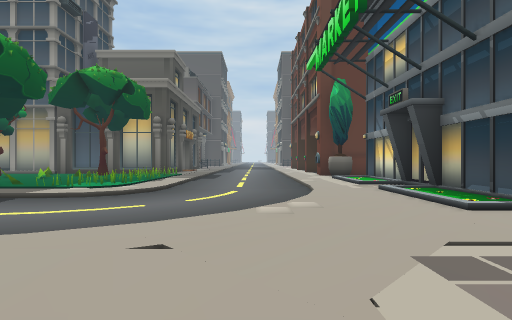
view 1 (above)

18 first-person views from a walk through a Unity game level. The camera is 1.4 m above the floor, looks level and sees 80° across. The floor is counted in squares, 2 m on a side. Each view is taken from the middle of a square. On the plan, view 1 faces up. The plan holds only what a view shows up to about 10 squares ahead; the rest is blank. The place goes on beyond the plan. The player is left out. Some surface patterns are stand-ins.

view 2
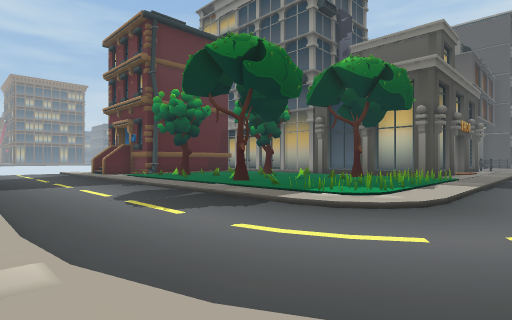

view 3
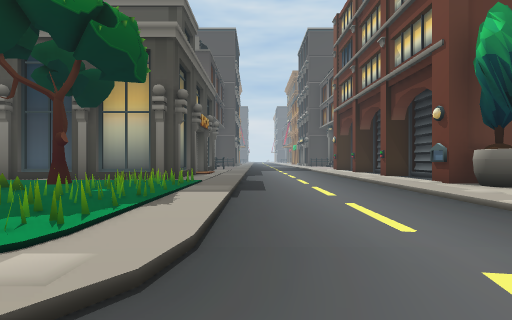

view 4
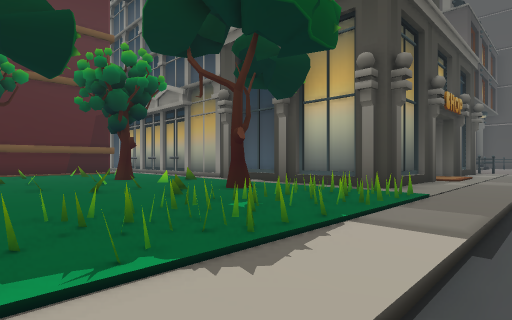

view 5
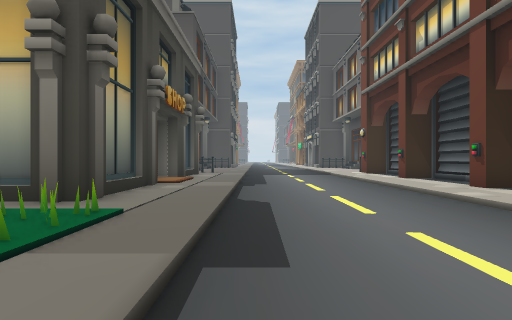

view 6
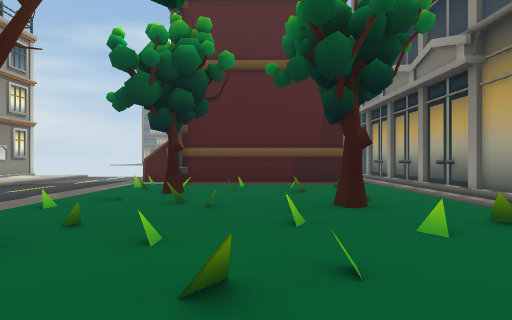

view 7
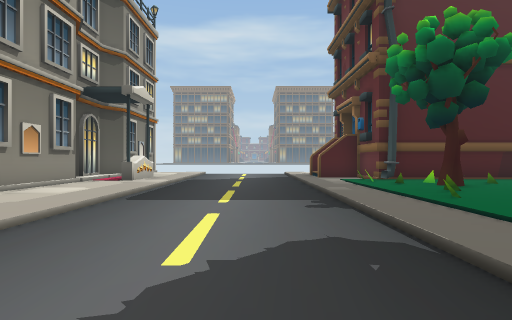

view 8
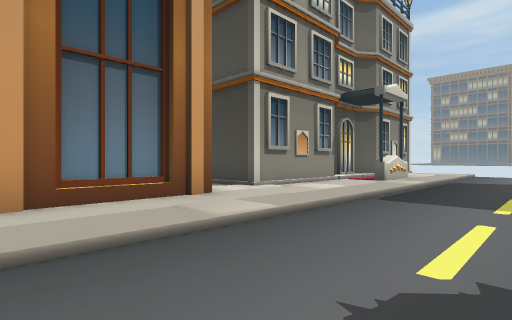

view 9
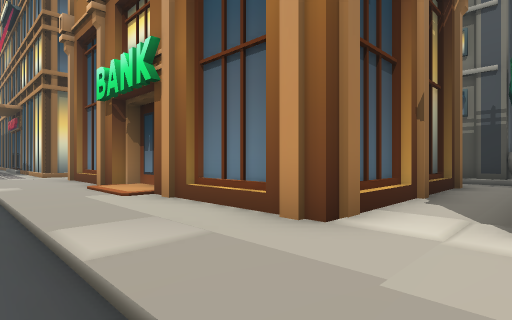

view 10
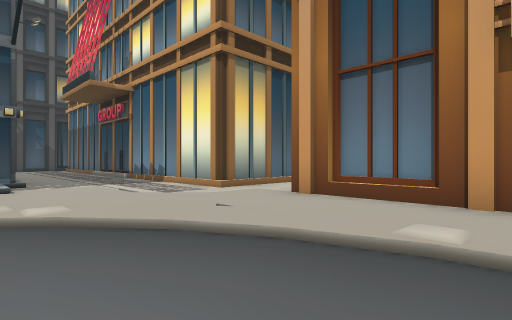

view 11
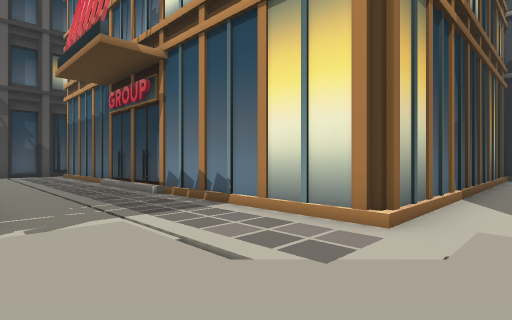

view 12
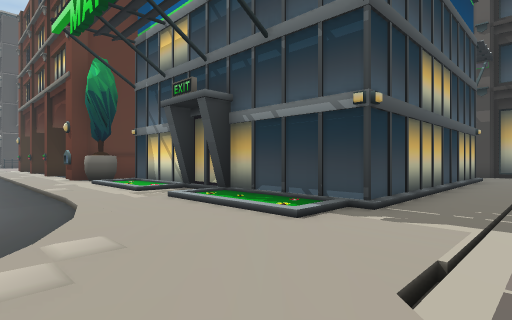

view 13
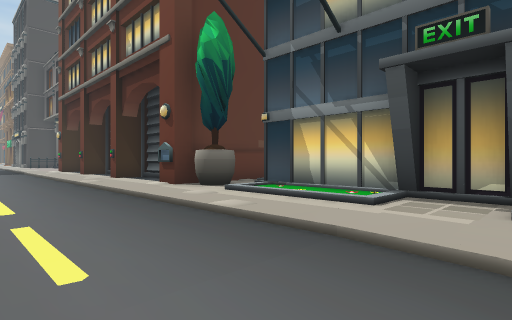

view 14
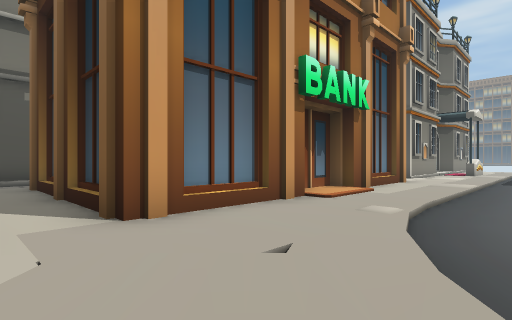

view 15
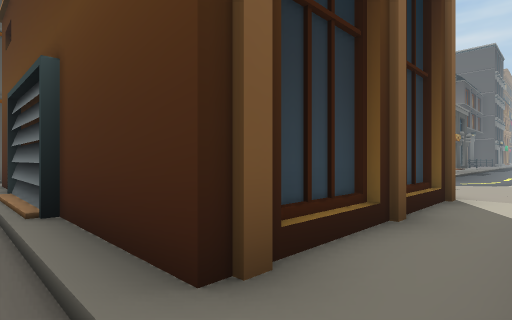

view 16
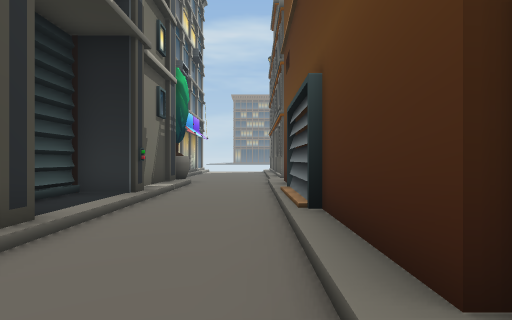

view 17
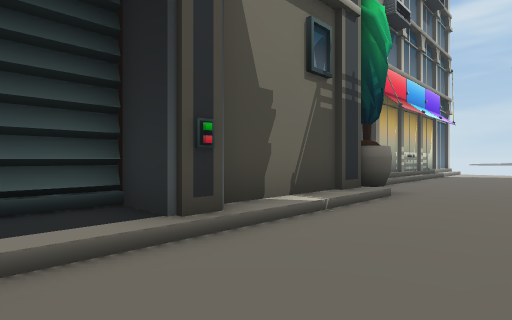

view 18
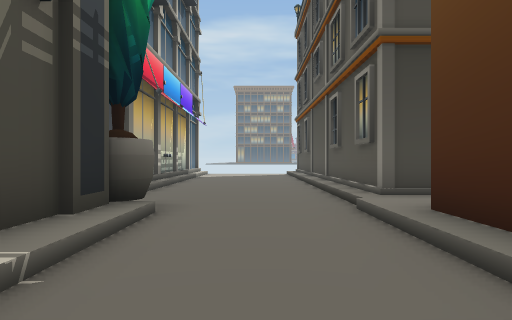

### Floor plan
Key: @ floor where view 1 was taken; # wall or solid block; . main floor; : floor 0.25 m higher than the main floor; / step, stairs or slope; = window, fence, low wall or low ledge; B building; T tree; O other object.
Columns run from 16 left of view 1 to 12 right of it. Each row starts with its distance up from view 1.
 21            B :....:BB
 20            B :....: B
 19            B :....: B
 18            B :....:BB
 17            B :....: B
 16 BBBBBBBBBBBB :....: B
 15              :....: B
 14  /:::::::::.O:....:BBBB
 13  B:::T:/:/T..:....:##
 12  B:=::::///.O:....:  B
 11  B:::::::=:..:..../  B
 10  B #:=:::::.O:..../  B
  9 BB T::::T::..:..../ BB
  8 B:=:::::::=.O:....:: B
  7 B::::::::::::/...///B
  6 ................./// B
  5 ................/::/ B
  4 ...............//:::/BBBBBBBB
  3 ............../::::::
  2 :::::::::::::::::::
  1 BB    ::::::::::::
  0 BBBBBB BBBBBBBBB@:BBBBB   BB
 -1      B B       B  B
 -2      B B          B
 -3      B B       B  B
 -4      B B       B  B
 -5 BBBBBB BBBBBBBBB  B
 -6 ................ :B
 -7 ................  B
 -8 ................. B
 -9 .....##BBBB   BBBB
-10 BBBBB B   BBBB

Where each view was taken, in squares from view 1:
view 1: 0 up, 0 right, facing up
view 2: 2 up, 1 left, facing up-left
view 3: 6 up, 2 left, facing up
view 4: 9 up, 2 left, facing up-left
view 5: 11 up, 2 left, facing up
view 6: 11 up, 6 left, facing left
view 7: 5 up, 6 left, facing left
view 8: 5 up, 6 left, facing down-left
view 9: 3 up, 11 left, facing down-right
view 10: 5 up, 4 left, facing down-right
view 11: 4 up, 0 right, facing down-right
view 12: 2 up, 0 right, facing up-right
view 13: 7 up, 1 left, facing up-right
view 14: 4 up, 1 right, facing down-left
view 15: 6 down, 1 right, facing up-left
view 16: 6 down, 1 right, facing left
view 17: 6 down, 4 left, facing down-left
view 18: 7 down, 6 left, facing left
